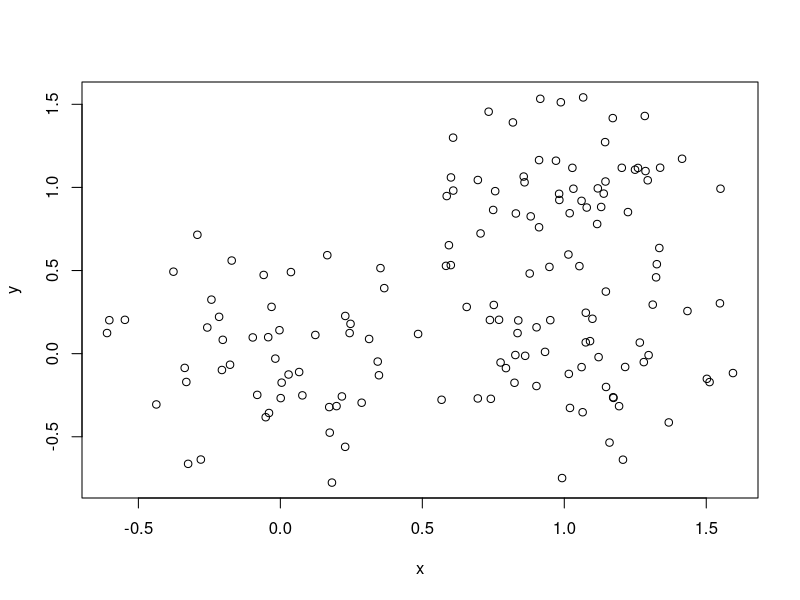
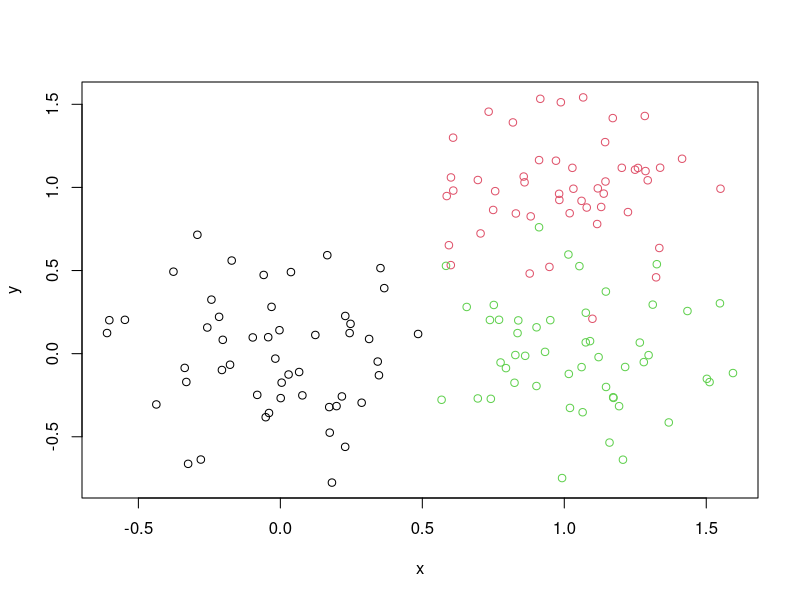
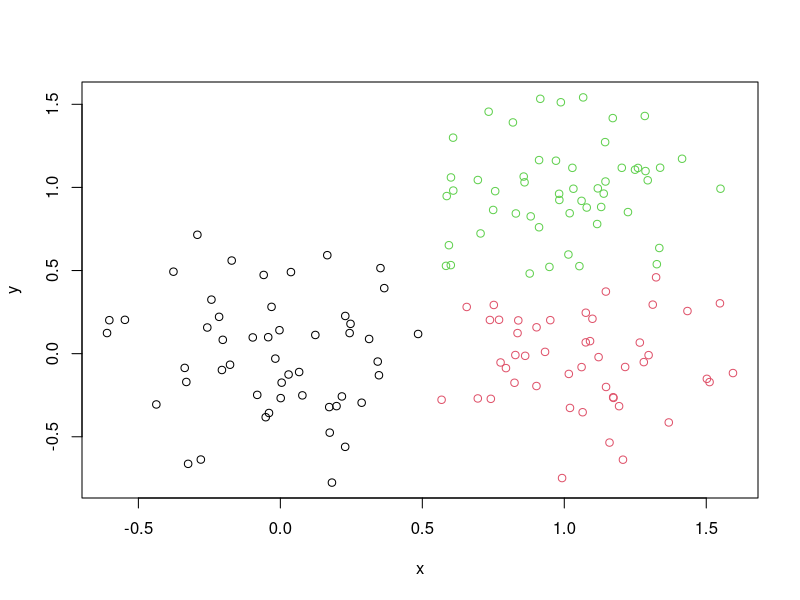

Recreate these plots in R, in order.
## demo of k-means clustering...

## Step 1: make up some data
x <- rbind(
  matrix(rnorm(100, mean=0, sd = 0.3), ncol = 2), # cluster 1
  matrix(rnorm(100, mean = 1, sd = 0.3), ncol = 2), # cluster 2
  matrix(c(rnorm(50, mean = 1, sd = 0.3), # cluster 3
           rnorm(50, mean = 0, sd = 0.3)), ncol = 2))
colnames(x) <- c("x", "y")

## Step 2: show the data without clustering
plot(x)

## Step 3: show the data with the known clusters (this is just so we
## can see how well k-means clustering recreates the original clusters we
## created in step 1)
colors <- as.factor(c(
  rep("c1", times=50),
  rep("c2", times=50),
  rep("c3", times=50)))
plot(x, col=colors)

## Step 3: cluster the data
## NOTE: nstart=25, so kmeans() will cluster using 25 different starting points
## and return the best cluster.
(cl <- kmeans(x, centers=3, nstart=25)) 

## Step 4: plot the data, coloring the points with the clusters
plot(x, col = cl$cluster)